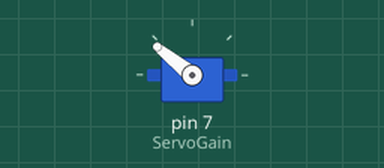
Recording of a sketch running on a simulated Arduino Uno, built with avr-gcc and run on an emulated ATmega328P. On the bench: servo.

Above: at 0.1 s.
At 0.6 s:
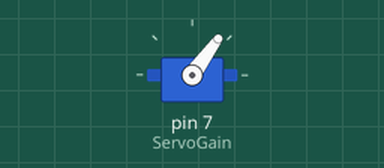
Timing chart, 0 to 2.1 s (numbered marks = the images above):
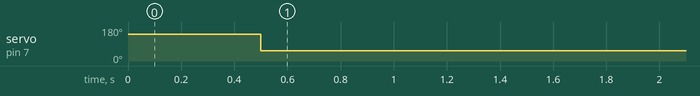

Measured:
- by itself, servo on pin 7 (ServoGain): 141° → 54° at 0.50 s

The sketch:

monnayeur.ino
```cpp
#include <Servo.h>

Servo ServoGain;
int deg=0;


void setup() {
  // put your setup code here, to run once:
  ServoGain.attach(7);
  Serial.begin(9600);
  ServoGain.writeMicroseconds(1600);//permet de modifier l'angle du bras du servomoteur en donnant en paramètre la durée de l'impulsion à transmettre au servomoteur.

}

void loop() {
  // put your main code here, to run repeatedly:
  for(deg=0;deg<1;deg++){
    ServoGain.writeMicroseconds(2000);
    delay(500);
    ServoGain.writeMicroseconds(1100);
    delay(500);}

    ServoGain.detach();
  }
```
